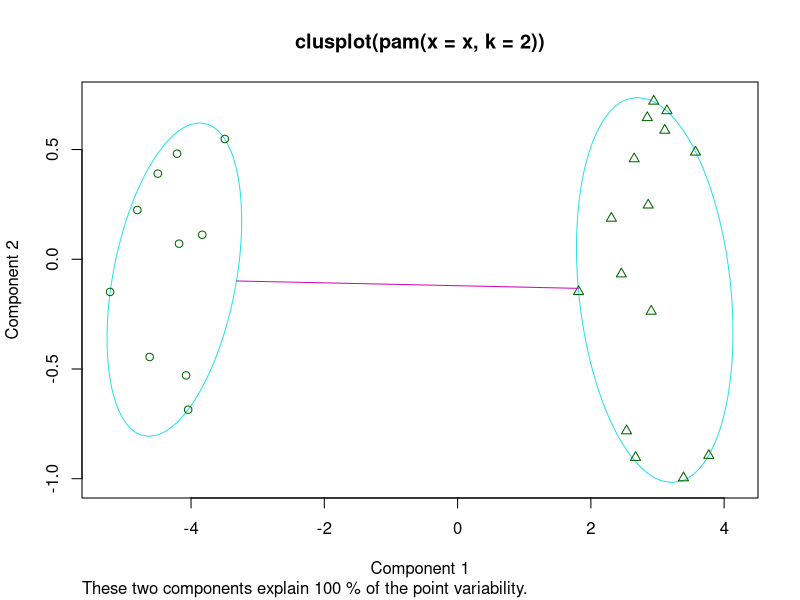
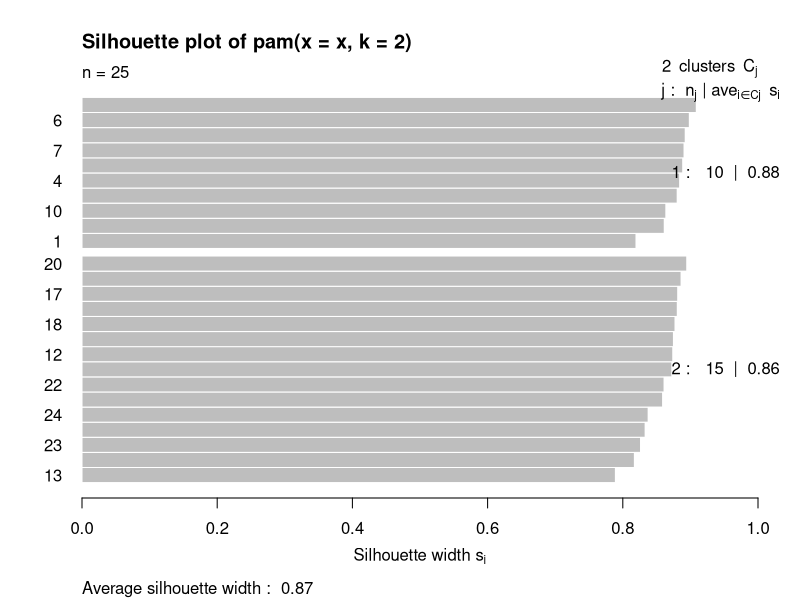
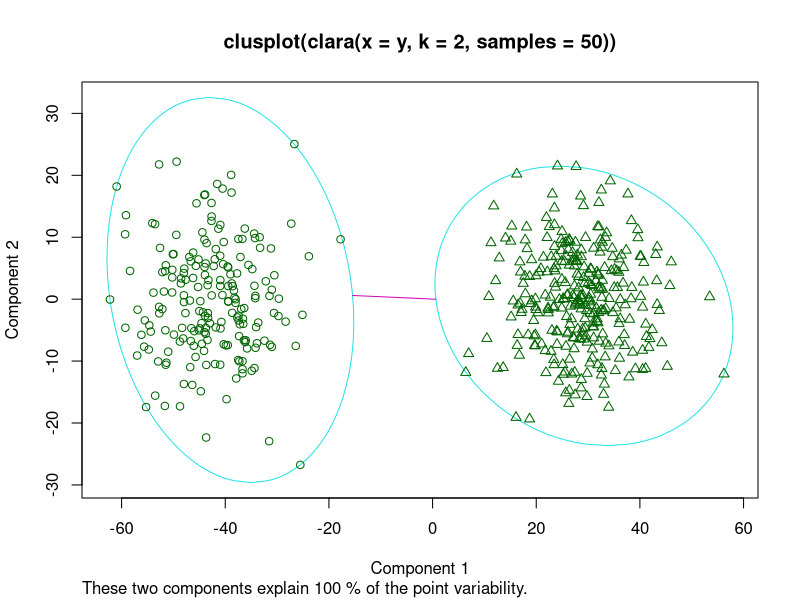
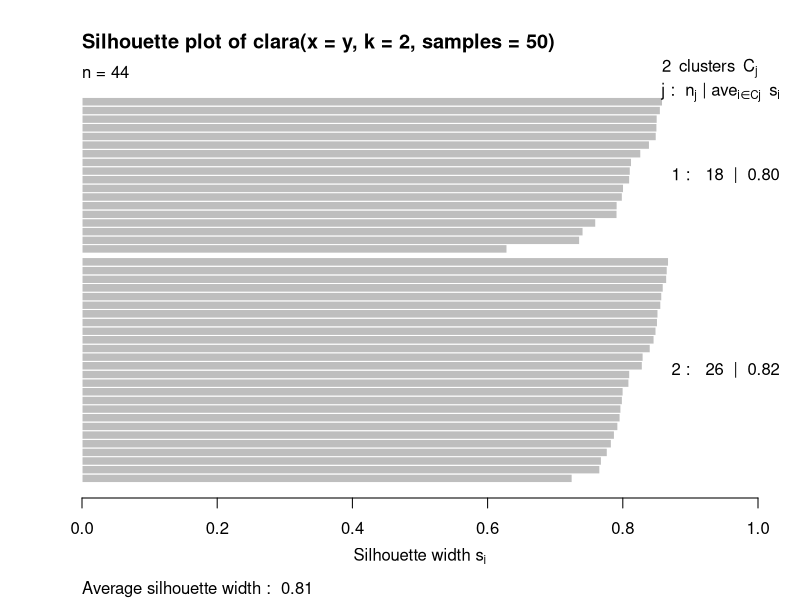
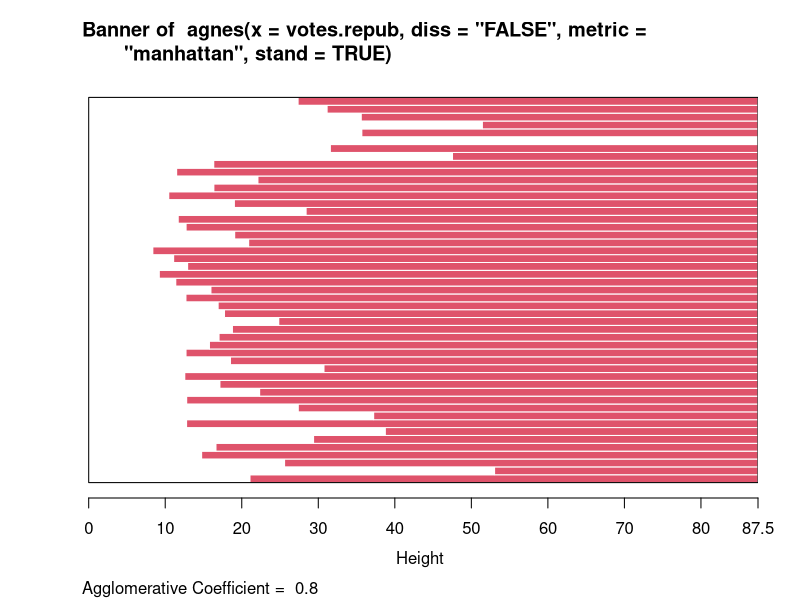
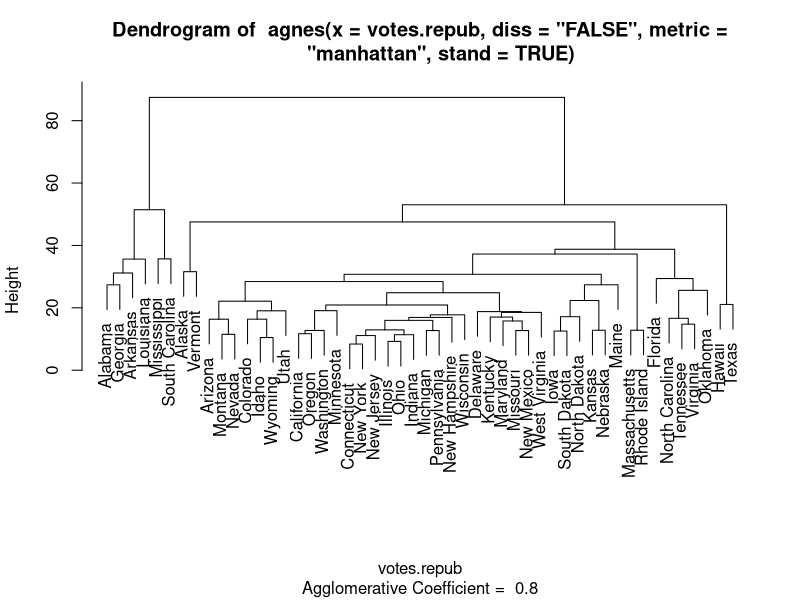
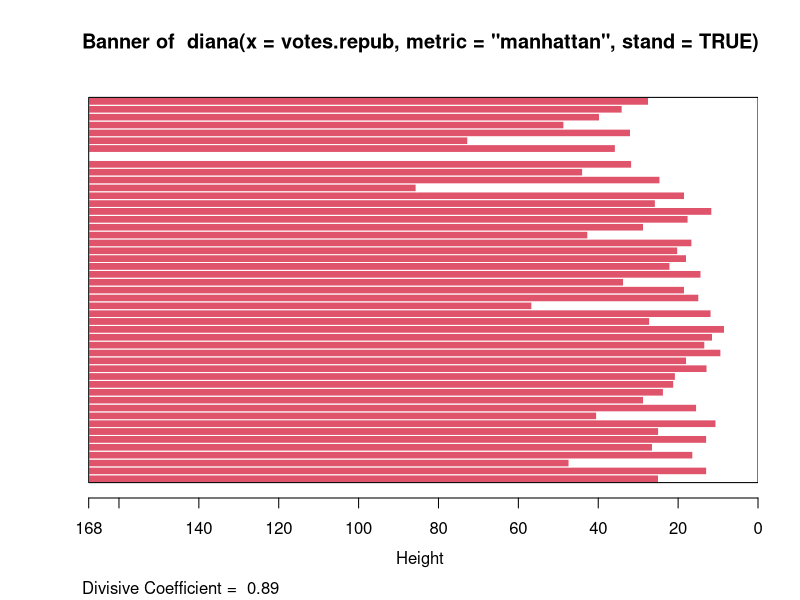
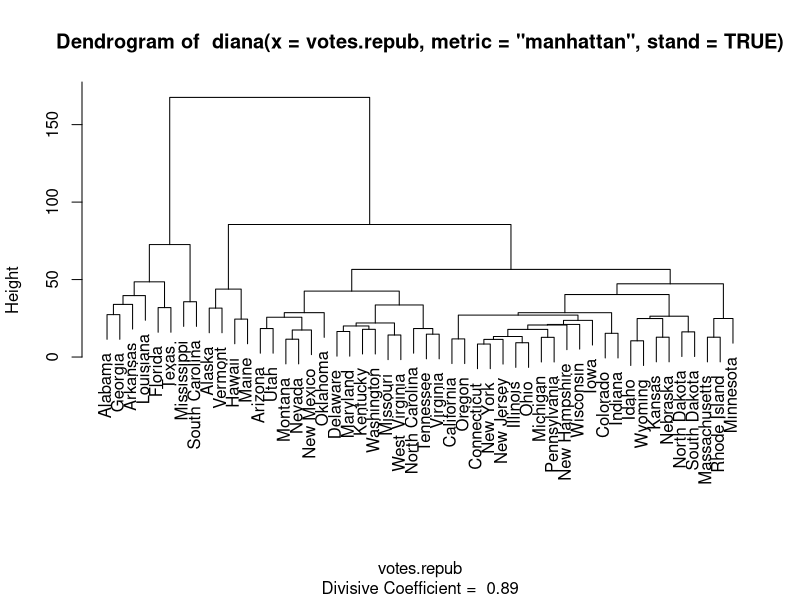

Source code (R) for these figures, in order:
library(cluster)
#clustering : Partitioning Around Medoids
x <- rbind(cbind(rnorm(10,0,0.5), rnorm(10,0,0.5)),
           cbind(rnorm(15,5,0.5), rnorm(15,5,0.5)))
pamx <- pam(x, 2)
pamx
summary(pamx)
plot(pamx)

#clara
y <- rbind(cbind(rnorm(200,0,8), rnorm(200,0,8)),
           cbind(rnorm(300,50,8), rnorm(300,50,8)))
clarax <- clara(y, 2, samples=50)
clarax
clarax$clusinfo
all.equal(clarax[-8],
          clara(y, 2, samples=50, pamLike = TRUE)[-8])
plot(clarax)

#agnes n diana
data(votes.repub)
agn1 <- agnes(votes.repub, diss="FALSE", metric = "manhattan", stand = TRUE)
plot(agn1)
dv <- diana(votes.repub, metric = "manhattan", stand = TRUE)
plot(dv)

#kmeans
cl<-kmeans(x,2)
plot(cl$cluster)